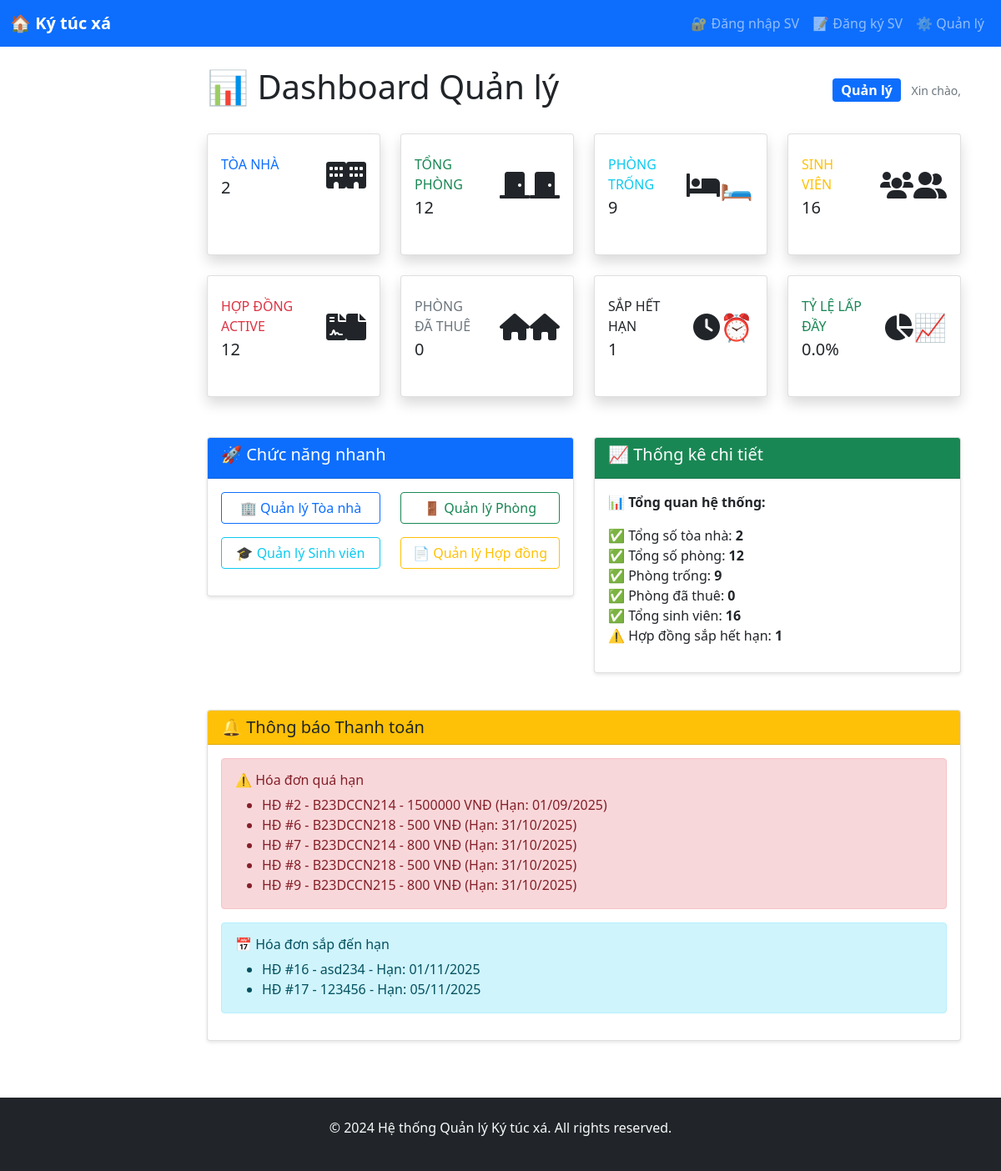
Before: /dashboard/ with the older database file.
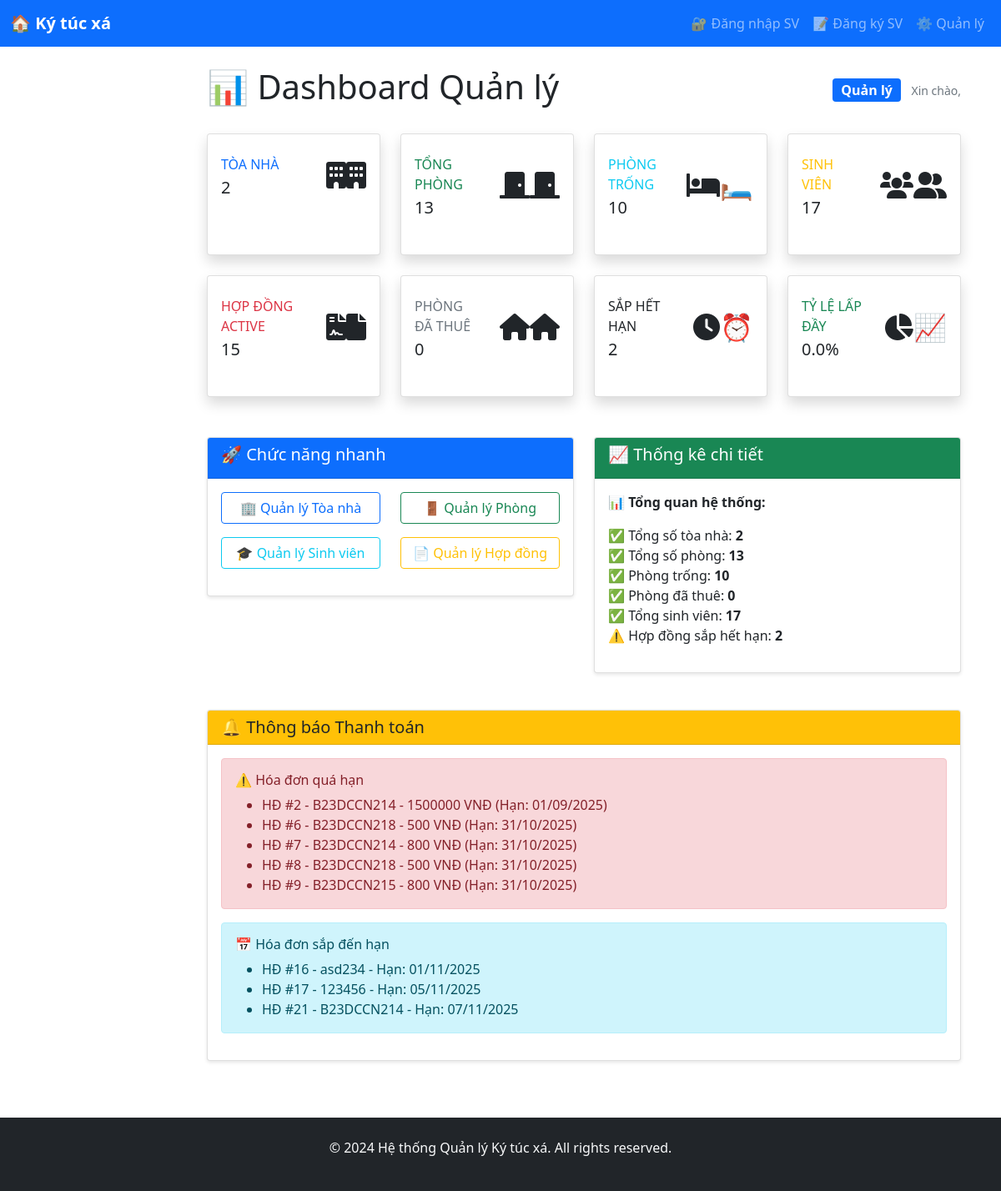
After: the same page with the newer database file.
### payment/models.py (models this page shows, shortened)
class Payment(models.Model):
    PAYMENT_METHODS = (
        ('cash', 'Tiền mặt'),
        ('bank_transfer', 'Chuyển khoản'),
        ('momo', 'Ví MoMo'),
        ('zalopay', 'ZaloPay'),
    )
    PAYMENT_CHOICES = (
        ('room', 'Tiền phòng'),
        ('electric', 'Tiền điện'),
        ('water', 'Tiền nước'),
    )
    STATUS_CHOICES = (
        ('pending', 'Chờ thanh toán'),
        ('paid', 'Đã thanh toán'),
        ('cancelled', 'Đã hủy'),
        ('failed', 'Thất bại'),
    )
    contract = models.ForeignKey(Contract, on_delete=models.CASCADE)
    student = models.ForeignKey(Student, on_delete=models.CASCADE, null=True, blank=True, related_name='payments')
    payment_type = models.CharField(max_length=20, choices=PAYMENT_CHOICES, default='room')
    amount = models.DecimalField(max_digits=12, decimal_places=0)
    payment_method = models.CharField(max_length=20, choices=PAYMENT_METHODS, default='cash')
    status = models.CharField(max_length=20, choices=STATUS_CHOICES, default='pending')
    due_date = models.DateField()
    paid_date = models.DateField(null=True, blank=True)
    transaction_id = models.CharField(max_length=100, blank=True)
    notes = models.TextField(blank=True)
    created_at = models.DateTimeField(auto_now_add=True)
    updated_at = models.DateTimeField(auto_now=True)

### dormitory/models.py (models this page shows, shortened)
class Contract(models.Model):
    contract_number = models.CharField(max_length=20, unique=True)
    student = models.ForeignKey(Student, on_delete=models.CASCADE)
    room = models.ForeignKey(Room, on_delete=models.CASCADE)
    start_date = models.DateField()
    end_date = models.DateField()
    deposit = models.DecimalField(max_digits=10, decimal_places=2)
    status_choices = (
        ('active', 'Đang hoạt động'),
        ('expired', 'Đã hết hạn'),
        ('terminated', 'Đã chấm dứt'),
    )
    status = models.CharField(max_length=20, choices=status_choices, default='active')
    created_at = models.DateTimeField(auto_now_add=True)

class Student(models.Model):
    user = models.OneToOneField(CustomUser, on_delete=models.CASCADE)
    student_id = models.CharField(max_length=20, unique=True)
    university = models.CharField(max_length=200)
    faculty = models.CharField(max_length=100)
    course = models.CharField(max_length=50)
    full_name = models.CharField(max_length=100, blank=True)
    date_of_birth = models.DateField(null=True, blank=True)

### dormitory/views.py (the view)
# urls.py: path('dashboard/', views.dashboard, name='dashboard'),
def dashboard(request):
    total_buildings = Building.objects.count()
    total_rooms = Room.objects.count()
    available_rooms = Room.objects.filter(status='available').count()
    occupied_rooms = Room.objects.filter(status='occupied').count()
    total_students = Student.objects.count()
    active_contracts = Contract.objects.filter(status='active').count()
    if total_rooms > 0:
        occupancy_percentage = (occupied_rooms / total_rooms) * 100
    else:
        occupancy_percentage = 0
    from datetime import date, timedelta
    upcoming_expiry = Contract.objects.filter(
        status='active',
        end_date__lte=date.today() + timedelta(days=30)
    ).count()
    from payment.models import Payment
    from django.utils import timezone
    today = timezone.now().date()
    overdue_payments = Payment.objects.filter(
        status='pending',
        due_date__lt=today
    ).select_related('contract__student', 'contract__room')[:5]  # 5 cái gần nhất
    upcoming_payments = Payment.objects.filter(
        status='pending',
        due_date__range=[today, today + timedelta(days=7)]
    ).select_related('contract__student', 'contract__room')[:5]
    total_pending_payments = Payment.objects.filter(status='pending').count()
    total_overdue_payments = Payment.objects.filter(status='pending', due_date__lt=today).count()
    context = {
        'stats': {
            'total_buildings': total_buildings,
            'total_rooms': total_rooms,
            'available_rooms': available_rooms,
            'occupied_rooms': occupied_rooms,
            'occupancy_percentage': occupancy_percentage,
            'total_students': total_students,
            'active_contracts': active_contracts,
            'upcoming_expiry': upcoming_expiry,
            'total_pending_payments': total_pending_payments,
            'total_overdue_payments': total_overdue_payments,
        },
        'overdue_payments': overdue_payments,
        'upcoming_payments': upcoming_payments,
        'today': today,
    }
    return render(request, 'dormitory/dashboard.html', context)

### dormitory/templates/dormitory/dashboard.html (shortened to what the changed rows need)
{% extends 'base.html' %}
{% block content %}
<div class="d-flex justify-content-between align-items-center mb-4">
    <h1>📊 Dashboard Quản lý</h1>
</div>
<div class="row">
    <div class="col-xl-3 col-md-6 mb-4">
        <div class="card border-left-success shadow h-100 py-2">
            <div class="card-body">
                <div class="row no-gutters align-items-center">
                    <div class="col mr-2">
                        <div class="text-xs font-weight-bold text-success text-uppercase mb-1">
                            Tổng phòng
                        </div>
                        <div class="h5 mb-0 font-weight-bold text-gray-800">
                            {{ stats.total_rooms }}
                        </div>
                    </div>
                </div>
            </div>
        </div>
    </div>
    <div class="col-xl-3 col-md-6 mb-4">
        <div class="card border-left-info shadow h-100 py-2">
            <div class="card-body">
                <div class="row no-gutters align-items-center">
                    <div class="col mr-2">
                        <div class="text-xs font-weight-bold text-info text-uppercase mb-1">
                            Phòng trống
                        </div>
                        <div class="h5 mb-0 font-weight-bold text-gray-800">
                            {{ stats.available_rooms }}
                        </div>
                    </div>
                </div>
            </div>
        </div>
    </div>
    <div class="col-xl-3 col-md-6 mb-4">
        <div class="card border-left-warning shadow h-100 py-2">
            <div class="card-body">
                <div class="row no-gutters align-items-center">
                    <div class="col mr-2">
                        <div class="text-xs font-weight-bold text-warning text-uppercase mb-1">
                            Sinh viên
                        </div>
                        <div class="h5 mb-0 font-weight-bold text-gray-800">
                            {{ stats.total_students }}
                        </div>
                    </div>
                </div>
            </div>
        </div>
    </div>
</div>
<div class="row">
    <div class="col-xl-3 col-md-6 mb-4">
        <div class="card border-left-danger shadow h-100 py-2">
            <div class="card-body">
                <div class="row no-gutters align-items-center">
                    <div class="col mr-2">
                        <div class="text-xs font-weight-bold text-danger text-uppercase mb-1">
                            Hợp đồng Active
                        </div>
                        <div class="h5 mb-0 font-weight-bold text-gray-800">
                            {{ stats.active_contracts }}
                        </div>
                    </div>
                </div>
            </div>
        </div>
    </div>
    <div class="col-xl-3 col-md-6 mb-4">
        <div class="card border-left-dark shadow h-100 py-2">
            <div class="card-body">
                <div class="row no-gutters align-items-center">
                    <div class="col mr-2">
                        <div class="text-xs font-weight-bold text-dark text-uppercase mb-1">
                            Sắp hết hạn
                        </div>
                        <div class="h5 mb-0 font-weight-bold text-gray-800">
                            {{ stats.upcoming_expiry }}
                        </div>
                    </div>
                </div>
            </div>
        </div>
    </div>
</div>
<div class="row mt-4">
    <div class="col-md-6">
        <div class="card">
            <div class="card-body">
                <ul class="list-unstyled">
                    <li>✅ Tổng số phòng: <strong>{{ stats.total_rooms }}</strong></li>
                    <li>✅ Phòng trống: <strong>{{ stats.available_rooms }}</strong></li>
                    <li>✅ Tổng sinh viên: <strong>{{ stats.total_students }}</strong></li>
                    <li>⚠️ Hợp đồng sắp hết hạn: <strong>{{ stats.upcoming_expiry }}</strong></li>
                </ul>
            </div>
        </div>
    </div>
</div>
{% if overdue_payments or upcoming_payments %}
{% include 'payment/payment_notifications.html' %}
{% endif %}
{% endblock %}

### payment/templates/payment/payment_notifications.html
<div class="card mt-4">
    <div class="card-header bg-warning text-dark">
        <h5 class="mb-0">🔔 Thông báo Thanh toán</h5>
    </div>
    <div class="card-body">
        {% if overdue_payments %}
        <div class="alert alert-danger">
            <h6>⚠️ Hóa đơn quá hạn</h6>
            <ul class="mb-0">
                {% for payment in overdue_payments %}
                <li>
                    HĐ #{{ payment.id }} - {{ payment.contract.student.student_id }}
                    - {{ payment.amount|floatformat:0 }} VNĐ
                    (Hạn: {{ payment.due_date|date:"d/m/Y" }})
                </li>
                {% endfor %}
            </ul>
        </div>
        {% endif %}
        {% if upcoming_payments %}
        <div class="alert alert-info">
            <h6>📅 Hóa đơn sắp đến hạn</h6>
            <ul class="mb-0">
                {% for payment in upcoming_payments %}
                <li>
                    HĐ #{{ payment.id }} - {{ payment.contract.student.student_id }}
                    - Hạn: {{ payment.due_date|date:"d/m/Y" }}
                </li>
                {% endfor %}
            </ul>
        </div>
        {% endif %}
    </div>
</div>

Changed rows visible on the page:
added Payment: id "21", contract.student.student_id "B23DCCN214", due_date "07/11/2025", shown under "📅 Hóa đơn sắp đến hạn"
Other visible differences:
{{ stats.total_rooms }}: "12" → "13"
{{ stats.available_rooms }}: "9" → "10"
{{ stats.total_students }}: "16" → "17"
{{ stats.active_contracts }}: "12" → "15"
{{ stats.upcoming_expiry }}: "1" → "2"
